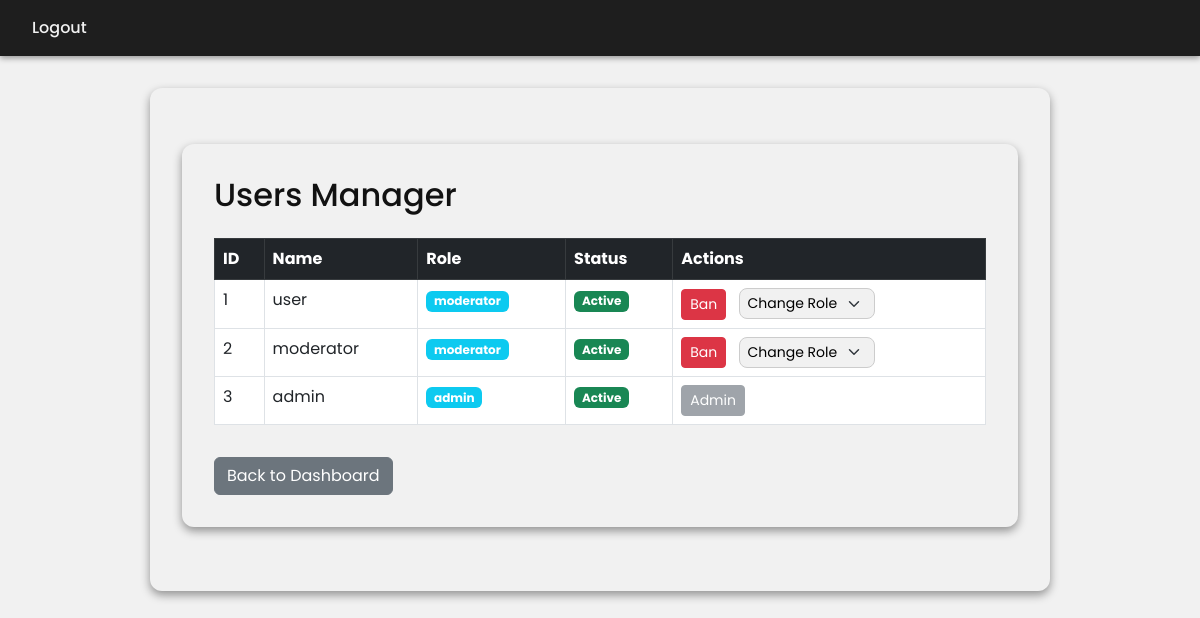
/admin/manage_users (signed in), run on the app's committed database.
### app/models.py (models this page shows, shortened)
class User(db.Model, UserMixin):
    id = db.Column(db.Integer, primary_key=True)
    username = db.Column(db.String(150), unique=True, nullable=False)
    email = db.Column(db.String(150), unique=True, nullable=False)
    password = db.Column(db.String(255), nullable=False)
    role = db.Column(db.String(20), nullable=False, default='user')
    is_banned = db.Column(db.Boolean, default=False)
    session_version = db.Column(db.String(32), nullable=False, default=lambda: secrets.token_hex(16))

### app/routes/admin.py (the view)
@admin.route('/manage_users')
@login_required
@role_required('admin')
def manage_users():
    users = User.query.all()
    return render_template('manage_users.html', users=users)

### app/__init__.py (called while the page is built)
def create_app(config_class=Config):
    app = Flask(__name__)
    app.config.from_object(config_class)
    db.init_app(app)
    login_manager.init_app(app)
    csrf.init_app(app)
    @login_manager.user_loader
    def load_user(user_id):
        return User.query.get(int(user_id))
    login_manager.login_view = 'main.login'  # change if your login route is different
    login_manager.login_message_category = 'info'
    from .routes.main import main
    from .routes.admin import admin
    from .routes.api import api
    app.register_blueprint(main)
    app.register_blueprint(admin, url_prefix='/admin')
    app.register_blueprint(api, url_prefix='/api')
    return app

### app/templates/manage_users.html (shortened to what this page needs)
<!DOCTYPE html>
<html lang="en">
<head>
    <link href="https://cdn.jsdelivr.net/npm/bootstrap@5.3.0/dist/css/bootstrap.min.css" rel="stylesheet">
</head>
<body>
    {% extends "base.html" %}
    {% block content %}
    <div class="container mt-4">
        <h2>Users Manager</h2>
        <table class="table table-bordered table-hover mt-4">
            <thead class="table-dark">
                <tr>
                    <th>ID</th>
                    <th>Name</th>
                    <th>Role</th>
                    <th>Status</th>
                    <th>Actions</th>
                </tr>
            </thead>
            <tbody>
            {% for user in users %}
                <tr id="user-row-{{ user.id }}">
                    <td>{{ user.id }}</td>
                    <td>{{ user.username }}</td>
                    <td>
                        <span id="role-{{ user.id }}" class="badge bg-info">{{ user.role }}</span>
                    </td>
                    <td>
                        <span id="status-{{ user.id }}"
                              class="badge {% if user.is_banned %}bg-danger{% else %}bg-success{% endif %}">
                            {% if user.is_banned %}Banned{% else %}Active{% endif %}
                        </span>
                    </td>
                    <td>
                        {% if user.role != 'admin' %}
                            <button onclick="toggleUserBan({{ user.id }}, {% if user.is_banned %}false{% else %}true{% endif %})"
                                    id="btn-{{ user.id }}"
                                    class="btn btn-sm {% if user.is_banned %}btn-success{% else %}btn-danger{% endif %}">
                                {% if user.is_banned %}Unban{% else %}Ban{% endif %}
                            </button>
                            <select id="role-select-{{ user.id }}"
                                    class="form-select form-select-sm d-inline-block w-auto ms-2"
                                    onchange="changeUserRole({{ user.id }}, this.value)">
                                <option value="">Change Role</option>
                            </select>
                        {% else %}
                            <button class="btn btn-secondary btn-sm" disabled>Admin</button>
                        {% endif %}
                    </td>
                </tr>
            {% endfor %}
            </tbody>
        </table>
        <a href="{{ url_for('main.' ~ current_user.role ~ '_dashboard') }}" class="btn btn-secondary mt-3">Back to Dashboard</a>
    </div>
    {% endblock %}

### app/templates/base.html (shortened to what this page needs)
<!DOCTYPE html>
<html lang="en">
<head>
    <link href="https://cdn.jsdelivr.net/npm/bootstrap@5.3.0/dist/css/bootstrap.min.css" rel="stylesheet">
</head>
<body>
    <nav class="d-flex justify-content-between align-items-center">
        <div>
            {% if current_user.is_authenticated %}
                <a href="{{ url_for('main.logout') }}">Logout</a>
            {% else %}
                <a href="{{ url_for('main.login') }}">Login</a>
            {% endif %}
        </div>
    </nav>
    <div class="container">
        {% block content %}{% endblock %}
    </div>
</body>
</html>

### app/templates/base.html (style rules this page uses)
body { font-family: 'Poppins', sans-serif; background-color: #f1f1f1 ; color:#121212; margin: 0; min-height: 100vh; }
nav { background-color: #1e1e1e; padding: 1rem 2rem; box-shadow: 0 2px 6px rgba(0,0,0,0.4); }
nav a { color: #f1f1f1; text-decoration: none; margin-right: 1rem; font-weight: 500; }
.container { max-width: 900px; margin: 2rem auto; background: #f1f1f1 ; border-radius: 12px; padding: 2rem; box-shadow: 0 4px 10px rgba(0,0,0,0.4); }
.form-control, .form-select { background-color: #f1f1f1 ; border: 1px solid #ccc; color: black; border-radius: 8px; }

### data on the page
User: id "1", username "user", role "moderator", is_banned "Active"
User: id "2", username "moderator", role "moderator", is_banned "Active"
User: id "3", username "admin", role "admin", is_banned "Active", shows "Admin"
